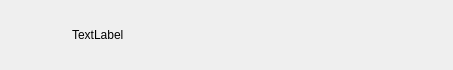
<?xml version="1.0" encoding="UTF-8"?>
<ui version="4.0">
 <class>ContactUserItem</class>
 <widget class="QWidget" name="ContactUserItem">
  <property name="geometry">
   <rect>
    <x>0</x>
    <y>0</y>
    <width>453</width>
    <height>70</height>
   </rect>
  </property>
  <property name="minimumSize">
   <size>
    <width>250</width>
    <height>70</height>
   </size>
  </property>
  <property name="maximumSize">
   <size>
    <width>16777215</width>
    <height>70</height>
   </size>
  </property>
  <property name="windowTitle">
   <string>Form</string>
  </property>
  <layout class="QHBoxLayout" name="horizontalLayout">
   <property name="leftMargin">
    <number>6</number>
   </property>
   <property name="topMargin">
    <number>2</number>
   </property>
   <property name="rightMargin">
    <number>6</number>
   </property>
   <property name="bottomMargin">
    <number>2</number>
   </property>
   <item>
    <widget class="QWidget" name="widget" native="true">
     <property name="minimumSize">
      <size>
       <width>60</width>
       <height>60</height>
      </size>
     </property>
     <property name="maximumSize">
      <size>
       <width>60</width>
       <height>60</height>
      </size>
     </property>
     <widget class="QLabel" name="iconLabel">
      <property name="geometry">
       <rect>
        <x>0</x>
        <y>10</y>
        <width>45</width>
        <height>45</height>
       </rect>
      </property>
      <property name="minimumSize">
       <size>
        <width>45</width>
        <height>45</height>
       </size>
      </property>
      <property name="maximumSize">
       <size>
        <width>45</width>
        <height>45</height>
       </size>
      </property>
      <property name="text">
       <string/>
      </property>
     </widget>
     <widget class="QLabel" name="redPoint">
      <property name="geometry">
       <rect>
        <x>27</x>
        <y>2</y>
        <width>30</width>
        <height>30</height>
       </rect>
      </property>
      <property name="minimumSize">
       <size>
        <width>30</width>
        <height>30</height>
       </size>
      </property>
      <property name="maximumSize">
       <size>
        <width>30</width>
        <height>30</height>
       </size>
      </property>
      <property name="text">
       <string/>
      </property>
     </widget>
    </widget>
   </item>
   <item>
    <widget class="QLabel" name="userNameLabel">
     <property name="text">
      <string>TextLabel</string>
     </property>
    </widget>
   </item>
  </layout>
 </widget>
 <resources/>
 <connections/>
</ui>
